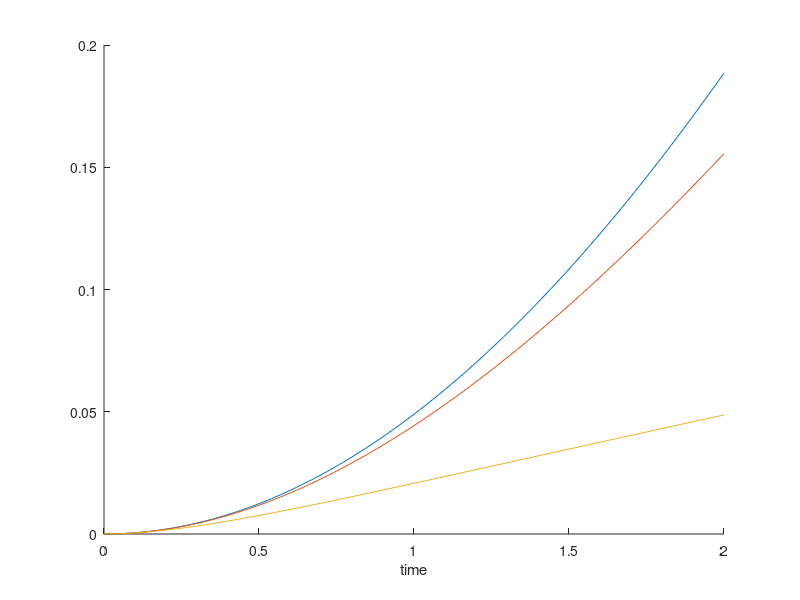
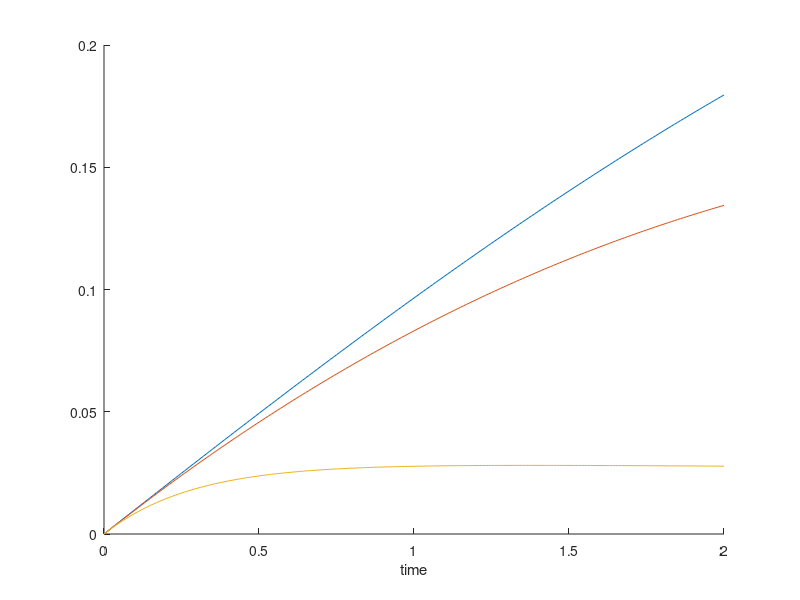

These figures' MATLAB source, in order:
%% Homework Assignment - 4 **Tushar Goel** %%
function func_a_simple_ODE()
close all;

% time vector
t = 0:0.01:2;

% parameters
r = 30;
Jm = 0.001;
Jl = Jm;
M = 0.1;
g = 9.81;
l = 0.1;
u = 0.1;
Bm = [0.001,0.01,0.1,1];

% initial states
x_10 = 0;
x_20 = 0;


fh1 = figure('Name', 'A simple ODE(x1)');
ah1 = axes('parent',fh1);
hold(ah1,'on');
xlabel(ah1,'time');
fh2 = figure('Name', 'A simple ODE(x2)');
ah2 = axes('parent',fh2);
hold(ah2,'on');
xlabel(ah2,'time');

% Relations
Bl= Bm;
beta = M*g*l/(Jm*r^2+Jl);
alpha_vec = (Bm*r+Bl)/(Jm*r^2+Jl);


for i = 1:3
    alpha = alpha_vec(i);
% solve ODE
[t,x]=ode45(@func,t,[x_10,x_20]);
% plot solutions
plot(ah1,t,x(:,1));
plot(ah2,t,x(:,2));
end

% function
function dxdt=func(t,x)
dx1 = x(2);
dx2 = -alpha*x(2)-beta*sin(x(1))+u;
dxdt = [dx1;dx2];
end
end